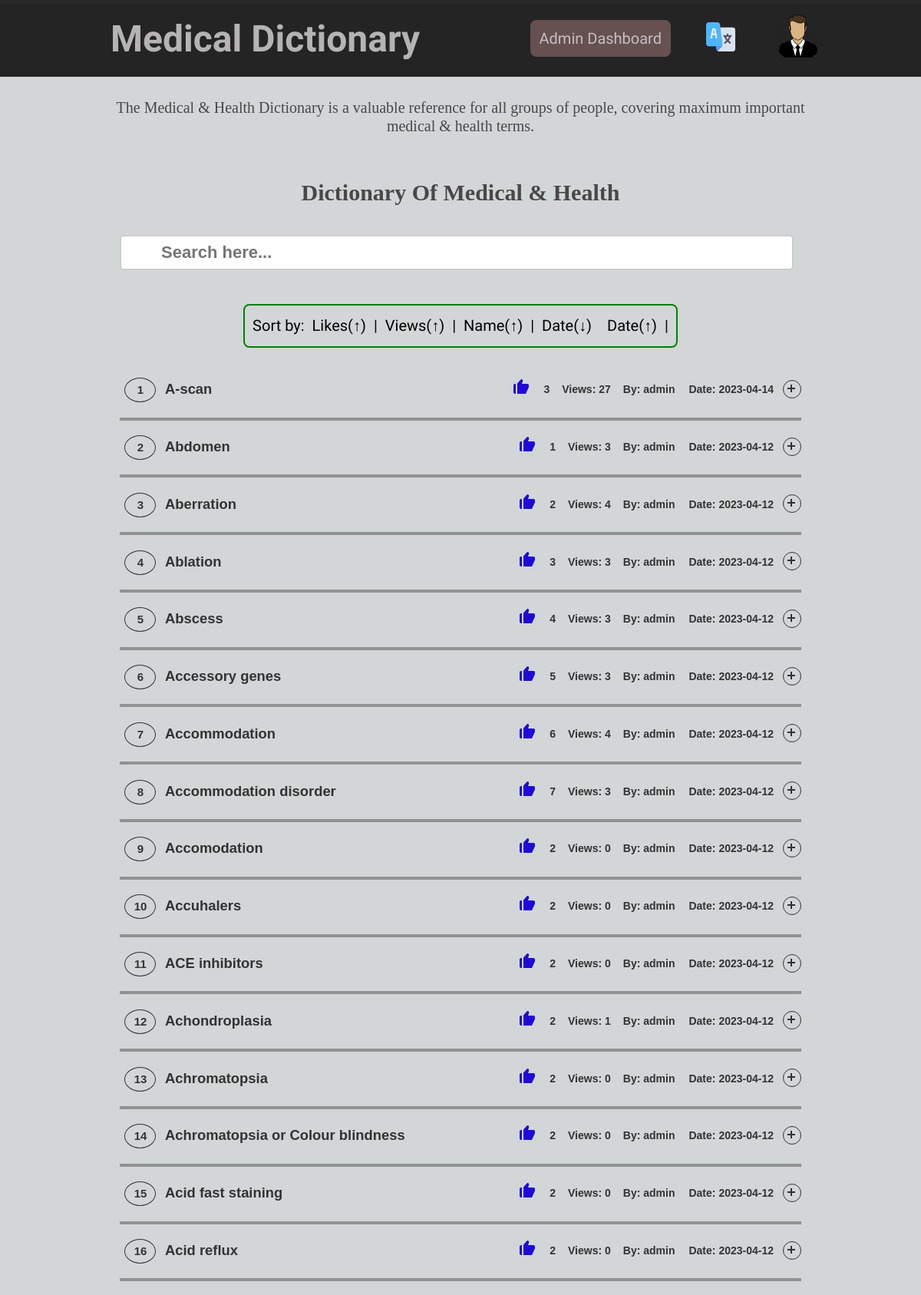
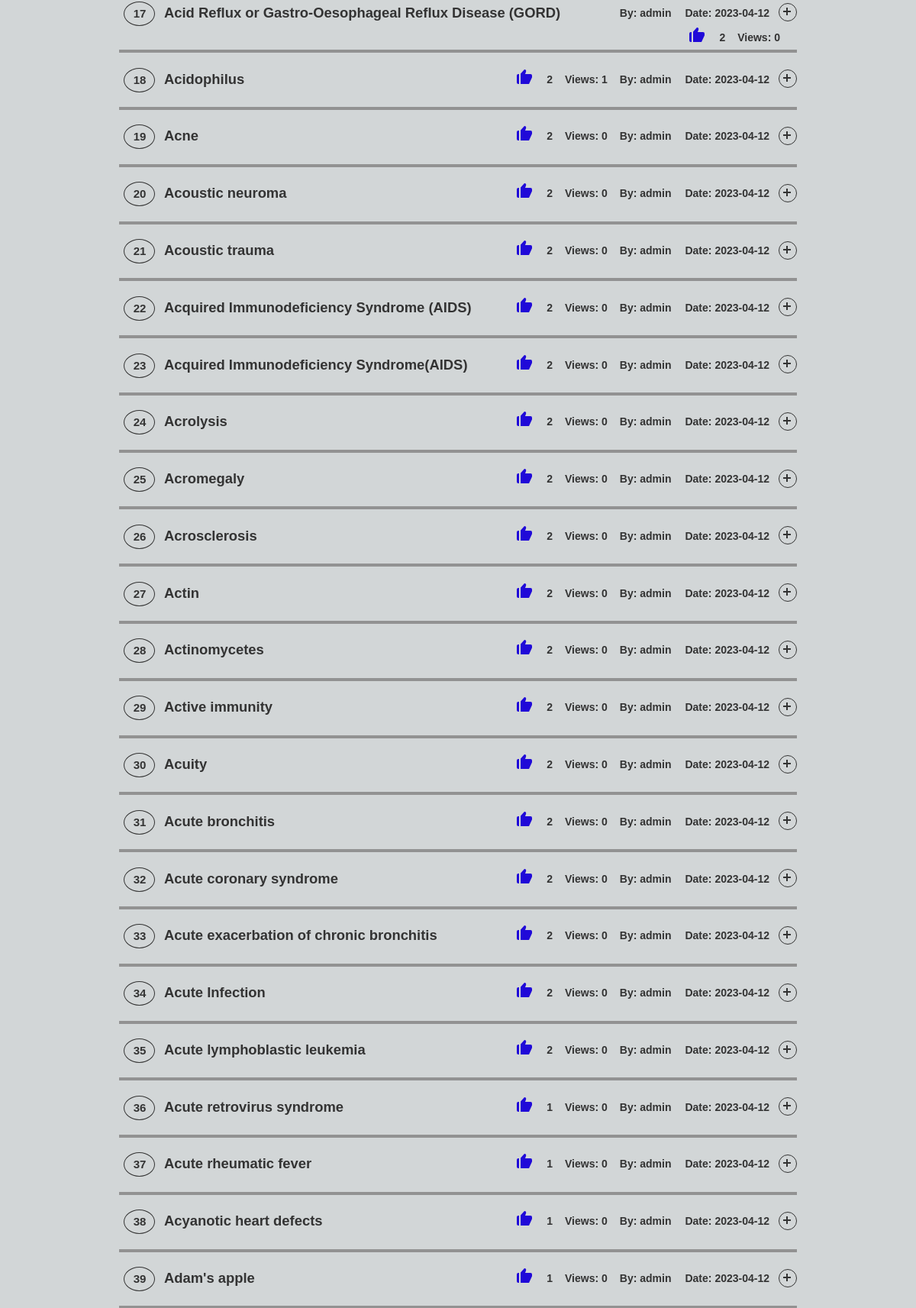
/main/index.php (signed in, upper part), run on the app's committed database (2 pictures, top to bottom).
### tables this page shows
CREATE TABLE `usertable` (
  `id` int(11) NOT NULL,
  `code` mediumint(50) NOT NULL,
  `status` text NOT NULL,
  `expire` int(11) NOT NULL,
  `name` varchar(50) NOT NULL,
  `email` varchar(50) NOT NULL,
  `role` varchar(10) NOT NULL,
  `password` varchar(255) NOT NULL,
  `photo` varchar(100) NOT NULL,
  `date` datetime NOT NULL DEFAULT current_timestamp()
);

CREATE TABLE `medical_health` (
  `id` int(11) NOT NULL,
  `title` varchar(56) DEFAULT NULL,
  `description` text DEFAULT NULL,
  `creators` varchar(5) DEFAULT NULL,
  `email` varchar(15) DEFAULT NULL,
  `likes` int(4) DEFAULT NULL,
  `views` int(4) DEFAULT NULL,
  `date` date DEFAULT NULL
);

### main/index.php (the view, shortened to what this page needs)
<?php require "../controllerUserData.php"; ?>
<?php
$email = $_SESSION['email'];
if ($email != false) {
	$sql = "SELECT * FROM usertable WHERE email = '$email'";
	$run_Sql = mysqli_query($con, $sql);
	if ($run_Sql) {
		$fetch_info = mysqli_fetch_assoc($run_Sql);
	}
} else {
	header('Location: ../login-user.php');
}
?>
<!DOCTYPE html>
<html lang="en">
<head>
	<link rel="stylesheet" type="text/css" href="./css/styles.css" />
</head>
<body style="font-family: 'Itim', cursive;">
	<div title="Scroll Indicator" class="headertoop">
	</div>
	<header id="main-header">
		<nav class="navbar">
			<a style="font-size: 3em;font-weight: 900;color: #b5b3b3;padding: 0 0 0 3em;" href="./index.php">
				Medical Dictionary
			</a>
			<ul>
				<?php
				$userRole = $fetch_info['role'];
				if ($userRole == 'admin') {
					echo '<a style="padding: 12px;color: #c5bfbf;background: #665050;font-size: 20px;margin-right: 46px;border-radius: 8px;" href="./admin/admin.php">Admin Dashboard</a>';
				} elseif ($userRole == 'creator') {
					echo '<a style="padding: 12px;color: #c5bfbf;background: #665050;font-size: 20px;margin-right: 46px;border-radius: 8px;" href="./admin/creators.php">Contribute </a>';
				} else {
					echo null;
				}
				?>
				<li>
					<a href="#">
						<img loading="lazy" src="./images/language.png" height="38" width="38" alt="lang" />
						<div id="google_translate_element"></div>
					</a>
				</li>
				<li>
					<a onclick="openDropDown()" class="dropbtn" href="#">
						<?php
						$image_url = $fetch_info['photo'];
						if (strpos($image_url, 'https://') === 0) {
							echo '<img class="dropbtn" alt="user"  src="' . $image_url . '">';
						} else {
							echo '<img class="dropbtn" alt="user" src="../uploaded_img/' . $image_url . '">';
						}
						?>
					</a>
				</li>
			</ul>
		</nav>
	</header>
	<main style="padding-top: 80px;">
		<center style=" font-family: 'Bruno Ace', cursive;">
			<h1 style="font-size: 20px; width: 80%; padding: 40px 0px; color: rgb(73 71 71); line-height: 24px;">
				The Medical & Health Dictionary is a valuable reference for all groups of people, covering maximum
				important medical &
				health terms.
			</h1>
			<h1><b style="color: rgb(73 71 71); text-transform: capitalize; font-size:30px">Dictionary of Medical
					& Health</b></h1>
		</center>
		<div class="containerfaq">
			<input type="text" id="search-bar" placeholder="Search here..." />
			<?php
			$con = mysqli_connect("localhost", "root", "", "medicalhealth");
			$sort = isset($_GET['sort']) ? htmlspecialchars($_GET['sort']) : 'title';
			$order = isset($_GET['order']) && $_GET['order'] == 'desc' ? 'DESC' : 'ASC';
			$records_per_page = 100;
			$current_page = isset($_GET['page']) ? intval($_GET['page']) : 1;
			$offset = ($current_page - 1) * $records_per_page;
			echo '<div style="padding-bottom: 20px; text-align: center;">';
			echo '<p style="font-size: 20px; border: 2px solid green; display: inline-block; border-radius: 8px; padding: 10px; margin: 0;">';
			echo 'Sort by:';
			echo '<a style="padding: 10px;" href="?sort=likes&order=desc&page=' . $current_page . '">Likes(&uarr;)</a>|';
			echo '<a style="padding: 10px;" href="?sort=views&order=desc&page=' . $current_page . '">Views(&uarr;)</a>|';
			echo '<a style="padding: 10px;" href="?sort=title&order=desc&page=' . $current_page . '">Name(&uarr;)</a>|';
			echo '<a style="padding: 10px;" href="?sort=date&order=asc&page=' . $current_page . '">Date(&darr;)</a>';
			echo '<a style="padding: 10px;" href="?sort=date&order=desc&page=' . $current_page . '">Date(&uarr;)</a>|';
			echo '</p>';
			echo '</div>';
			$sql = "SELECT * FROM medical_health ORDER BY $sort $order LIMIT $offset, $records_per_page";
			$result = mysqli_query($con, $sql);
			$index = ($current_page - 1) * $records_per_page + 1;
			echo '<div class="dictionary">';
			while ($row = mysqli_fetch_assoc($result)) {
				$html = '<div class="dictionary-item" id="title-' . $row["id"] . '">';
				$html .= '<button aria-expanded="false" onclick="incrementViews(' . $row["id"] . ')">';
				$html .= '<p class="title" >';
				$html .= '<span class="bandage">' . $index . '</span>' . $row["title"];
				$html .= '<span class="janakdate">Date: ' . $row["date"] . '</span>';
				$html .= '<span class="janakcreators">By: ' . $row["creators"] . '</span>';
				$html .= '<span class="janakviews">Views: ' . $row["views"] . '</span>';
				$html .= '<span title="Please like it" onclick="incrementLikes(' . $row["id"] . ')" class="janaklikes">';
				$html .= '<svg xmlns="http://www.w3.org/2000/svg" width="24" height="24" viewBox="0 0 24 24" style="fill: rgba(32, 9, 216, 1);transform: ;msFilter:;"><path d="M4 21h1V8H4a2 2 0 0 0-2 2v9a2 2 0 0 0 2 2zM20 8h-7l1.122-3.368A2 2 0 0 0 12.225 2H12L7 7.438V21h11l3.912-8.596L22 12v-2a2 2 0 0 0-2-2z"></path></svg> ' . $row["likes"] . '</span>';
				$html .= '</p>';
				$html .= '<span class="iconplus"></span>';
				$html .= '</button>';
				$html .= '<div class="WDescription">';
				$html .= '<h1>' . $row["description"];
				$sqlc = "SELECT * FROM comments WHERE id = " . $row["id"];
				$resultc = mysqli_query($con, $sqlc);
				while ($rowc = mysqli_fetch_assoc($resultc)) {
					if ($rowc["descriptionc"] != "") {
						$html .= '<hr><div><span style="background: #a6a6ad;padding: 2px;font-size:18px;">By: ' . $rowc['namec'] . '</span> <p style="font-size:18px;display:inline;"> :- ' . $rowc["descriptionc"] . '</p></div>';
					}
				}
				$html .= '</h1>';
				$html .= '<hr><center><form id="commentForm-' . $row["id"] . '" onsubmit="event.preventDefault();">';
				$html .= '<input id="titleid-' . $row["id"] . '" name="titleid" hidden value="' . $row["id"] . '"/>';
				$html .= '<input id="namec-' . $row["id"] . '" type="text" name="namec" hidden value="' . $fetch_info['name'] . '"/>';
				$html .= '<input id="titlec-' . $row["id"] . '" type="text" name="titlec" hidden value="' . $row['title'] . '"/>';
				$html .= '<textarea id="descriptionc-' . $row["id"] . '" rows="10" style="width: 50%;" type="text" name="descriptionc" placeholder="Add your comment..." required></textarea>';
				$html .= '<button id="submitComments-' . $row["id"] . '" style="width: 89px !important;padding: 10px;color: white;border-radius: 8px;margin-bottom: 10px;background: blue !important;text-align: center;" type="button" onclick="submitComment(' . $row["id"] . ')">Submit</button>';
				$html .= '</form></center>';
				$html .= '</div>';
				$html .= '</div>';
				echo $html;
				$index++;
			}
			echo '</div>';
			echo '</div>';
			?>
	</main>
</body>
</html>

### main/css/styles.css (style rules this page uses)
body { background-color: #c6cbccc7 !important; }
.containerfaq { padding: 2em 8rem; max-width: 75%; margin: 0 auto; }
.dictionary .dictionary-item { border-bottom: 4px solid #929292; }
.dictionary button { position: relative; display: block; text-align: left; width: 100%; color: #333; font-size: 1.15rem; font-weight: 600; border: none; background: none; outline: none; }
.dictionary button .iconplus { display: inline-block; position: absolute; top: 22px; right: 0; width: 22px; height: 22px; border: 1px solid; border-radius: 22px; }
.dictionary button .iconplus::before { display: block; position: absolute; content: ""; top: 9px; left: 5px; width: 10px; height: 2px; background: currentColor; }
.dictionary button .iconplus::after { display: block; position: absolute; content: ""; top: 5px; left: 9px; width: 2px; height: 10px; background: currentColor; }
.title > .bandage { display: inline-block; width: 38px; height: 30px; -webkit-border-radius: 50% !important; -moz-border-radius: 50% !important; border-radius: 50% !important; text-align: center; padding-top: 0px; padding-left: 1px; font-size: 15px; margin-right: 12px; border: 1px solid #333; }
.dictionary-item .janakcreators { font-size: 14px; font-weight: bold; float: right; }
.dictionary-item .janakdate { font-size: 14px; float: right; margin: 0px 30px 0 18px; }
.dictionary-item .janakviews { font-size: 14px; float: right; margin: 0px 16px; }
.dictionary-item .janaklikes { font-size: 14px; float: right; position: relative; }
.dictionary-item .janaklikes svg { right: 25px; position: absolute; }
h1, h2 { font-size: 20px; }
#search-bar { width: 98%; color: rgb(48, 47, 47); font-weight: 800; font-size: 22px; border: 2px solid #ccc; border-radius: 5px; margin-bottom: 44px; }
#search-bar { height: 40px; }
#search-bar::placeholder { padding-left: 50px; }
a, .btn { -webkit-transition: all 0.5s ease-out 0s; -moz-transition: all 0.5s ease-out 0s; -ms-transition: all 0.5s ease-out 0s; -o-transition: all 0.5s ease-out 0s; transition: all 0.5s ease-out 0s; }
a, button, input, btn { outline: medium none; }
a { color: var(--iq-body-text); text-decoration: none; }
h1, h2, h3, h4, h5, h6 { font-weight: 400; margin: 0em; line-height: 1.2; color: var(--iq-white); }
h1, .h1 { font-size: 3.052em; }
h1 { font-size: 3em; }
p { line-height: 1.66em; }
.navbar { display: flex; justify-content: space-between; align-items: center; }
header#main-header { position: fixed; left: 0em; right: 0em; text-align: center; z-index: 10000003; background: rgba(20, 20, 20, 0.8) !important; }
header .navbar ul li { list-style: none; margin-right: 1.125em; position: relative; transition: all 0.3s ease-in-out; transition: all 0.3s ease-in-out; -moz-transition: all 0.3s ease-in-out; -ms-transition: all 0.3s ease-in-out; -o-transition: all 0.3s ease-in-out; -webkit-transition: all 0.3s ease-in-out; display: inline-block; }
header .navbar ul li:last-child { margin-right: 0; }
header#main-header { position: fixed; left: 0em; top: 0; right: 0em; text-align: center; background: #242424 !important; -webkit-backdrop-filter: blur(0.625em); backdrop-filter: blur(15.625em); }
.navbar ul li:last-child { margin-right: 0; }
.navbar ul li { list-style: none; margin-right: 1.125em; position: relative; transition: all 0.3s ease-in-out; -moz-transition: all 0.3s ease-in-out; -ms-transition: all 0.3s ease-in-out; -o-transition: all 0.3s ease-in-out; -webkit-transition: all 0.3s ease-in-out; display: inline-block; }
img { max-width: 100%; height: auto; }
.headertoop { position: fixed; top: 0; width: 100%; background-color: #292929; z-index: 2147483648; left: 0; }
.window-containerpop > .content > textarea, input { font-size: 14px; }
a { cursor: pointer; }
#google_translate_element { position: absolute !important; width: 44px !important; top: 5% !important; padding: 12px !important; overflow: hidden !important; height: 40px !important; }
.navbar ul { display: flex; list-style: none; margin: 0; align-items: center; padding: 0px 6em 0 0; }
.dropbtn { color: white; padding: 16px; font-size: 16px; border: none; z-index: 999; cursor: pointer; border-radius: 30px; }
img.dropbtn { height: 4em; width: 4em; border-radius: 50% !important; }

### data on the page
usertable: photo (picture)
medical_health: title "A-scan", date "2023-04-14", creators "admin", views "27", likes "3"
medical_health: title "Abdomen", date "2023-04-12", creators "admin", views "3", likes "1"
medical_health: title "Aberration", date "2023-04-12", creators "admin", views "4", likes "2"
medical_health: title "Ablation", date "2023-04-12", creators "admin", views "3", likes "3"
medical_health: title "Abscess", date "2023-04-12", creators "admin", views "3", likes "4"
medical_health: title "Accessory genes", date "2023-04-12", creators "admin", views "3", likes "5"
medical_health: title "Accommodation", date "2023-04-12", creators "admin", views "4", likes "6"
medical_health: title "Accommodation disorder", date "2023-04-12", creators "admin", views "3", likes "7"
medical_health: title "Accomodation", date "2023-04-12", creators "admin", views "0", likes "2"
medical_health: title "Accuhalers", date "2023-04-12", creators "admin", views "0", likes "2"
medical_health: title "ACE inhibitors", date "2023-04-12", creators "admin", views "0", likes "2"
medical_health: title "Achondroplasia", date "2023-04-12", creators "admin", views "1", likes "2"
medical_health: title "Achromatopsia", date "2023-04-12", creators "admin", views "0", likes "2"
medical_health: title "Achromatopsia or Colour blindness", date "2023-04-12", creators "admin", views "0", likes "2"
medical_health: title "Acid fast staining", date "2023-04-12", creators "admin", views "0", likes "2"
medical_health: title "Acid reflux", date "2023-04-12", creators "admin", views "0", likes "2"
medical_health: title "Acid Reflux or Gastro-Oesophageal Reflux Disease (GORD)", date "2023-04-12", creators "admin", views "0", likes "2"
medical_health: title "Acidophilus", date "2023-04-12", creators "admin", views "1", likes "2"
medical_health: title "Acne", date "2023-04-12", creators "admin", views "0", likes "2"
medical_health: title "Acoustic neuroma", date "2023-04-12", creators "admin", views "0", likes "2"
medical_health: title "Acoustic trauma", date "2023-04-12", creators "admin", views "0", likes "2"
medical_health: title "Acquired Immunodeficiency Syndrome (AIDS)", date "2023-04-12", creators "admin", views "0", likes "2"
medical_health: title "Acquired Immunodeficiency Syndrome(AIDS)", date "2023-04-12", creators "admin", views "0", likes "2"
medical_health: title "Acrolysis", date "2023-04-12", creators "admin", views "0", likes "2"
medical_health: title "Acromegaly", date "2023-04-12", creators "admin", views "0", likes "2"
medical_health: title "Acrosclerosis", date "2023-04-12", creators "admin", views "0", likes "2"
medical_health: title "Actin", date "2023-04-12", creators "admin", views "0", likes "2"
medical_health: title "Actinomycetes", date "2023-04-12", creators "admin", views "0", likes "2"
medical_health: title "Active immunity", date "2023-04-12", creators "admin", views "0", likes "2"
medical_health: title "Acuity", date "2023-04-12", creators "admin", views "0", likes "2"
medical_health: title "Acute bronchitis", date "2023-04-12", creators "admin", views "0", likes "2"
medical_health: title "Acute coronary syndrome", date "2023-04-12", creators "admin", views "0", likes "2"
medical_health: title "Acute exacerbation of chronic bronchitis", date "2023-04-12", creators "admin", views "0", likes "2"
medical_health: title "Acute Infection", date "2023-04-12", creators "admin", views "0", likes "2"
medical_health: title "Acute lymphoblastic leukemia", date "2023-04-12", creators "admin", views "0", likes "2"
medical_health: title "Acute retrovirus syndrome", date "2023-04-12", creators "admin", views "0", likes "1"
medical_health: title "Acute rheumatic fever", date "2023-04-12", creators "admin", views "0", likes "1"
medical_health: title "Acyanotic heart defects", date "2023-04-12", creators "admin", views "0", likes "1"
medical_health: title "Adam's apple", date "2023-04-12", creators "admin", views "0", likes "1"
